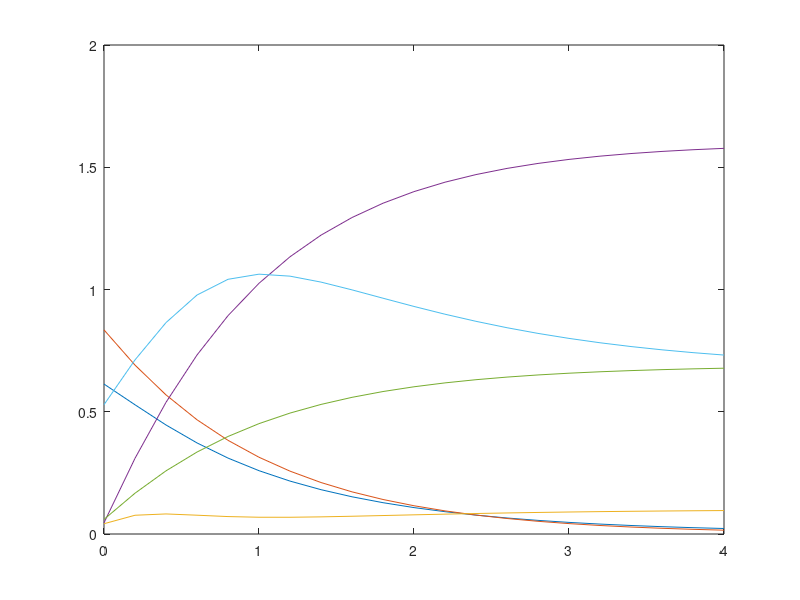

Here is the MATLAB script that generated this plot:
function [t,y] = srep05030_example2()
h = zeros(6,6);

h(1,2) = 0.7;
h(1,3) = 0.32;
h(1,6) = 0.04;

h(2,1) = 0.7;
h(2,3) = 0.9;

h(3,1) = 0.845;
h(3,2) = 0.91;
h(3,3) = 0.75;
h(3,4) = 0.11;

h(4,1) = -0.13;
h(4,2) = -0.6;
h(4,3) = -0.68;
h(4,5) = -0.22;

h(5,1) = -0.69;

h(6,2) = -0.27;
h(6,4) = -0.95;
h(6,5) = -0.375;

[t,y] = ode45(@(t,x) ode_model(t,x,h),[0:.2:4],rand(6,1));
plot(t,y)

end

function dx = ode_model(t,x,h)
    dx = zeros(6,1);
    for i=1:6
       dx(i) = -x(i);
       for k=1:6
           temp = 0.0;
           if h(i,k) < 0
               temp = 1.0/(1.0+x(k).^5);
           end
           if h(i,k) > 0
               temp = x(k).^5/(1.0+x(k).^5);
           end
           dx(i) = dx(i) + abs(h(i,k))*temp;
       end
    end
end
